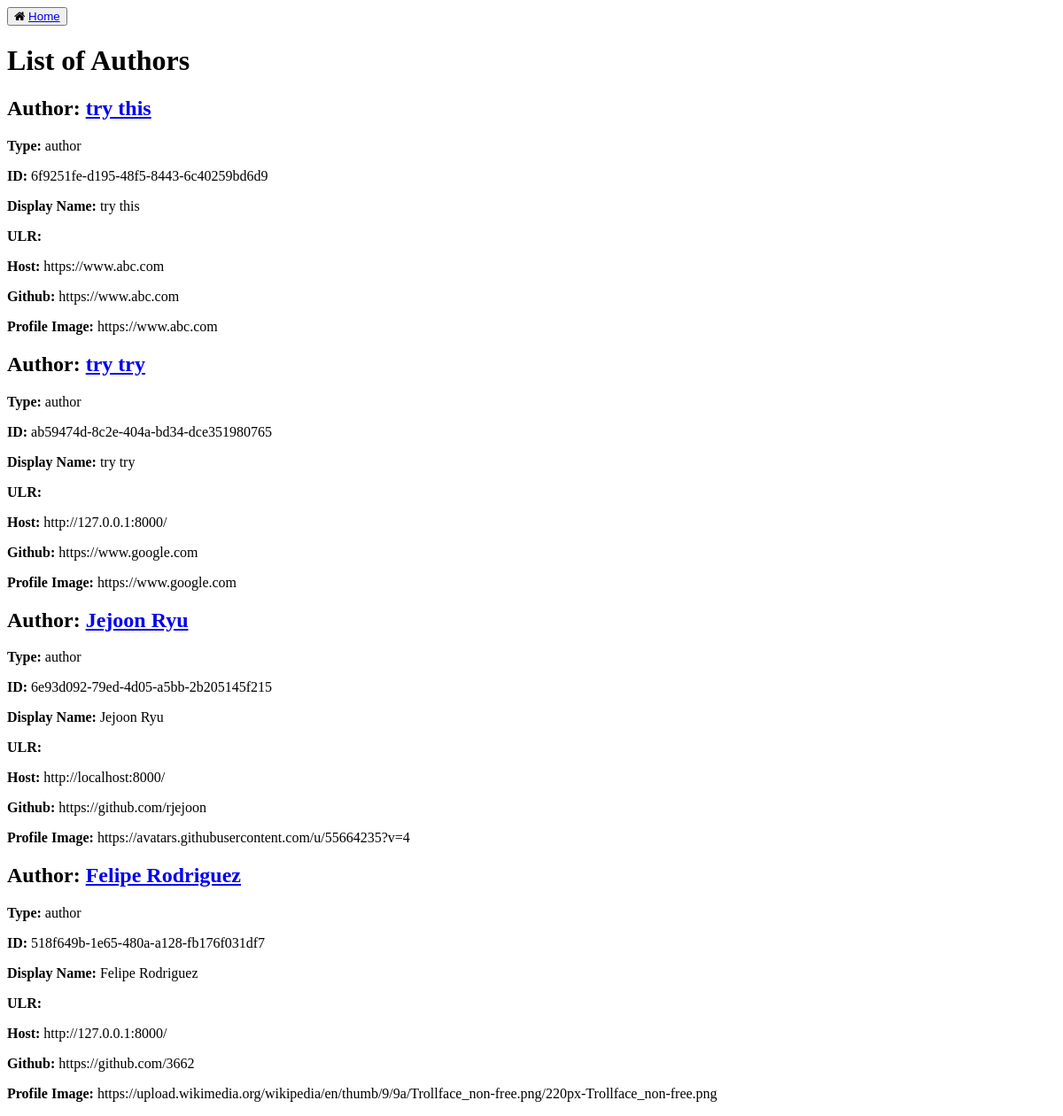
/authors/, run on an earlier commit of the app's database.
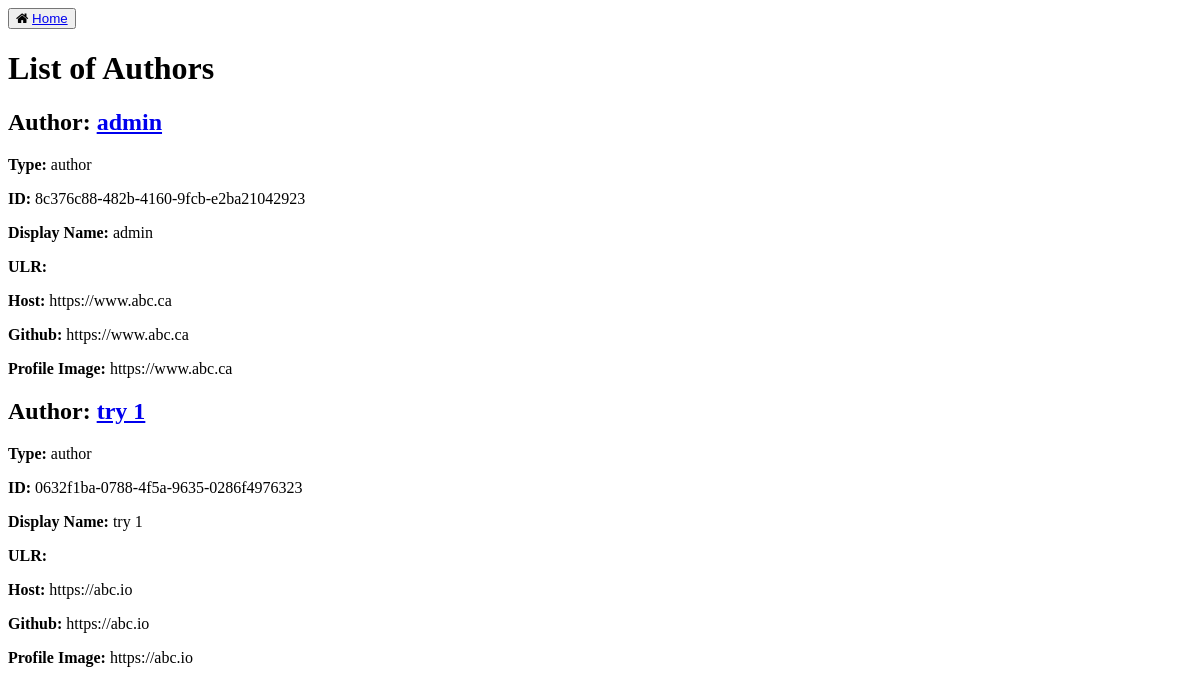
And on a later commit of the database.
### social_distribution/models.py (models this page shows, shortened)
class Author(AbstractUser):
    class Meta:
        verbose_name = 'Author'
    id = models.UUIDField(primary_key=True, default=uuid.uuid4, editable=False)
    host = models.URLField()
    github = models.URLField()
    profile_image = models.URLField()
    followers = models.ManyToManyField('self')
    following = models.ManyToManyField('self')      # TODO is following field necessary?
    objects = AuthorManager()
    REQUIRED_FIELDS = ['first_name', 'last_name', 'host', 'github', 'profile_image']
    def get_full_name(self):
        full_name = f"{self.first_name} {self.last_name}"
        return full_name.strip()

### authors/views.py (the view)
# urls.py: path('', views.display_authors, name='display_authors'),
def display_authors(request):
    authors = Author.objects.all()
    return render(request, 'authors/authors_base.html', {'authors': authors})

### authors/templates/authors/authors_base.html (shortened to what this page needs)
<!DOCTYPE html>
<html>
    <head>
        <link rel="stylesheet" href="https://cdnjs.cloudflare.com/ajax/libs/font-awesome/4.7.0/css/font-awesome.min.css">
        <button class="btn"><i class="fa fa-home" ></i> <a href="/">Home</a></button>
    </head>
    <body>
        <h1>List of Authors</h1>
        <div class="authors">
            {% for author in authors %}
            <div class="author">
                <h2> <b> Author: </b> <a href="{% url 'display_author' id=author.id %}"> {{author.get_full_name}} </a></h2>
                <p> <b> Type: </b> author </p>
                <p> <b> ID: </b> {{author.id}} </p>
                <p> <b> Display Name: </b> {{author.first_name}} {{author.last_name}} </p>
                <p> <b> ULR: </b> {{author.url}} </p>
                <p> <b> Host: </b> {{author.host}} </p>
                <p> <b> Github: </b> {{author.github}} </p>
                <p> <b> Profile Image: </b> {{author.profile_image}} </p>
            </div>
            {% endfor %}
        </div>
    </body>
</html>

What changed in the data, as far as the page shows it:
removed Author: get_full_name "try this", id "6f9251fe-d195-48f5-8443-6c40259bd6d9", first_name "try", last_name "this", host "https://www.abc.com", github "https://www.abc.com", profile_image "https://www.abc.com"
removed Author: get_full_name "try try", id "ab59474d-8c2e-404a-bd34-dce351980765", first_name "try", last_name "try", host "http://127.0.0.1:8000/", github "https://www.google.com", profile_image "https://www.google.com"
removed Author: get_full_name "Jejoon Ryu", id "6e93d092-79ed-4d05-a5bb-2b205145f215", first_name "Jejoon", last_name "Ryu", host "http://localhost:8000/", github "https://github.com/rjejoon", profile_image "https://avatars.githubusercontent.com/u/55664235?v=4"
removed Author: get_full_name "Felipe Rodriguez", id "518f649b-1e65-480a-a128-fb176f031df7", first_name "Felipe", last_name "Rodriguez", host "http://127.0.0.1:8000/", github "https://github.com/3662", profile_image "https://upload.wikimedia.org/wikipedia/en/thumb/9/9a/Trollface_non-free.png/220px-Trollface_non-free.png"
added Author: get_full_name "admin", id "8c376c88-482b-4160-9fcb-e2ba21042923", first_name "admin", host "https://www.abc.ca", github "https://www.abc.ca", profile_image "https://www.abc.ca"
added Author: get_full_name "try 1", id "0632f1ba-0788-4f5a-9635-0286f4976323", first_name "try", last_name "1", host "https://abc.io", github "https://abc.io", profile_image "https://abc.io"
